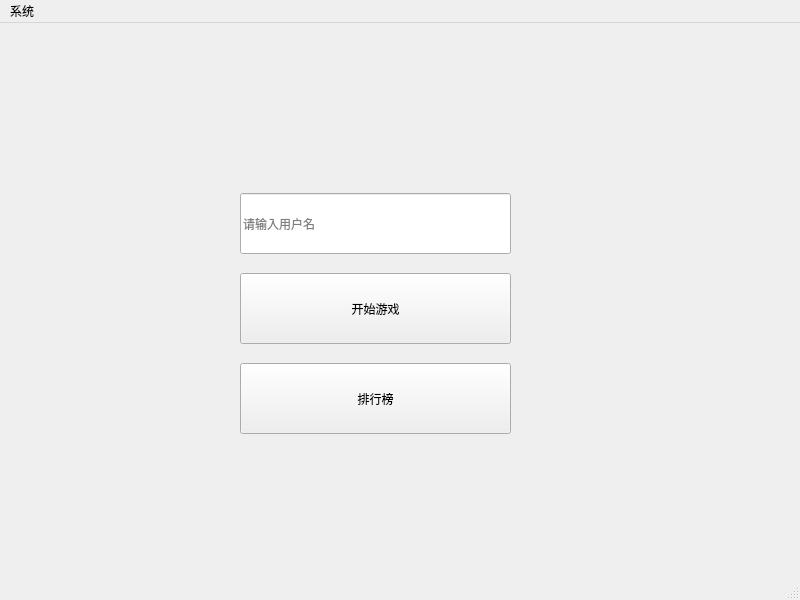
<?xml version="1.0" encoding="UTF-8"?>
<ui version="4.0">
 <class>MainWindow</class>
 <widget class="QMainWindow" name="MainWindow">
  <property name="geometry">
   <rect>
    <x>0</x>
    <y>0</y>
    <width>800</width>
    <height>600</height>
   </rect>
  </property>
  <property name="windowTitle">
   <string>MainWindow</string>
  </property>
  <widget class="QWidget" name="centralwidget">
   <widget class="QStackedWidget" name="stackedWidget">
    <property name="geometry">
     <rect>
      <x>0</x>
      <y>0</y>
      <width>800</width>
      <height>573</height>
     </rect>
    </property>
    <property name="currentIndex">
     <number>0</number>
    </property>
    <widget class="QWidget" name="page">
     <widget class="QPushButton" name="startGameBtn">
      <property name="geometry">
       <rect>
        <x>240</x>
        <y>250</y>
        <width>271</width>
        <height>71</height>
       </rect>
      </property>
      <property name="text">
       <string>开始游戏</string>
      </property>
     </widget>
     <widget class="QPushButton" name="showRankBtn">
      <property name="geometry">
       <rect>
        <x>240</x>
        <y>340</y>
        <width>271</width>
        <height>71</height>
       </rect>
      </property>
      <property name="text">
       <string>排行榜</string>
      </property>
     </widget>
     <widget class="QLineEdit" name="usernamelineEdit">
      <property name="geometry">
       <rect>
        <x>240</x>
        <y>170</y>
        <width>271</width>
        <height>61</height>
       </rect>
      </property>
      <property name="placeholderText">
       <string>请输入用户名</string>
      </property>
     </widget>
    </widget>
    <widget class="QWidget" name="page_2"/>
    <widget class="QWidget" name="page_3"/>
    <widget class="QWidget" name="page_4">
     <widget class="QLabel" name="label_3">
      <property name="geometry">
       <rect>
        <x>330</x>
        <y>20</y>
        <width>131</width>
        <height>41</height>
       </rect>
      </property>
      <property name="font">
       <font>
        <pointsize>20</pointsize>
       </font>
      </property>
      <property name="text">
       <string>排行榜</string>
      </property>
     </widget>
     <widget class="QLabel" name="scorelabel1">
      <property name="geometry">
       <rect>
        <x>290</x>
        <y>100</y>
        <width>300</width>
        <height>35</height>
       </rect>
      </property>
      <property name="font">
       <font>
        <pointsize>15</pointsize>
       </font>
      </property>
      <property name="text">
       <string>1.</string>
      </property>
     </widget>
     <widget class="QLabel" name="scorelabel2">
      <property name="geometry">
       <rect>
        <x>290</x>
        <y>140</y>
        <width>300</width>
        <height>35</height>
       </rect>
      </property>
      <property name="font">
       <font>
        <pointsize>15</pointsize>
       </font>
      </property>
      <property name="text">
       <string>2.</string>
      </property>
     </widget>
     <widget class="QLabel" name="scorelabel3">
      <property name="geometry">
       <rect>
        <x>290</x>
        <y>180</y>
        <width>300</width>
        <height>35</height>
       </rect>
      </property>
      <property name="font">
       <font>
        <pointsize>15</pointsize>
       </font>
      </property>
      <property name="text">
       <string>3.</string>
      </property>
     </widget>
     <widget class="QLabel" name="scorelabel4">
      <property name="geometry">
       <rect>
        <x>290</x>
        <y>220</y>
        <width>300</width>
        <height>35</height>
       </rect>
      </property>
      <property name="font">
       <font>
        <pointsize>15</pointsize>
       </font>
      </property>
      <property name="text">
       <string>4.</string>
      </property>
     </widget>
     <widget class="QLabel" name="scorelabel5">
      <property name="geometry">
       <rect>
        <x>290</x>
        <y>260</y>
        <width>300</width>
        <height>35</height>
       </rect>
      </property>
      <property name="font">
       <font>
        <pointsize>15</pointsize>
       </font>
      </property>
      <property name="text">
       <string>5.</string>
      </property>
     </widget>
     <widget class="QLabel" name="scorelabel6">
      <property name="geometry">
       <rect>
        <x>290</x>
        <y>300</y>
        <width>300</width>
        <height>35</height>
       </rect>
      </property>
      <property name="font">
       <font>
        <pointsize>15</pointsize>
       </font>
      </property>
      <property name="text">
       <string>6.</string>
      </property>
     </widget>
     <widget class="QLabel" name="scorelabel7">
      <property name="geometry">
       <rect>
        <x>290</x>
        <y>340</y>
        <width>300</width>
        <height>35</height>
       </rect>
      </property>
      <property name="font">
       <font>
        <pointsize>15</pointsize>
       </font>
      </property>
      <property name="text">
       <string>7.</string>
      </property>
     </widget>
     <widget class="QLabel" name="scorelabel8">
      <property name="geometry">
       <rect>
        <x>290</x>
        <y>380</y>
        <width>300</width>
        <height>35</height>
       </rect>
      </property>
      <property name="font">
       <font>
        <pointsize>15</pointsize>
       </font>
      </property>
      <property name="text">
       <string>8.</string>
      </property>
     </widget>
     <widget class="QLabel" name="scorelabel9">
      <property name="geometry">
       <rect>
        <x>290</x>
        <y>420</y>
        <width>300</width>
        <height>35</height>
       </rect>
      </property>
      <property name="font">
       <font>
        <pointsize>15</pointsize>
       </font>
      </property>
      <property name="text">
       <string>9.</string>
      </property>
     </widget>
     <widget class="QLabel" name="scorelabel10">
      <property name="geometry">
       <rect>
        <x>290</x>
        <y>460</y>
        <width>300</width>
        <height>35</height>
       </rect>
      </property>
      <property name="font">
       <font>
        <pointsize>15</pointsize>
       </font>
      </property>
      <property name="text">
       <string>10.</string>
      </property>
     </widget>
    </widget>
   </widget>
  </widget>
  <widget class="QMenuBar" name="menubar">
   <property name="geometry">
    <rect>
     <x>0</x>
     <y>0</y>
     <width>800</width>
     <height>26</height>
    </rect>
   </property>
   <widget class="QMenu" name="menu">
    <property name="title">
     <string>系统</string>
    </property>
    <addaction name="toHomeAction"/>
   </widget>
   <addaction name="menu"/>
  </widget>
  <widget class="QStatusBar" name="statusbar"/>
  <action name="toHomeAction">
   <property name="text">
    <string>主界面</string>
   </property>
  </action>
 </widget>
 <resources/>
 <connections/>
</ui>
